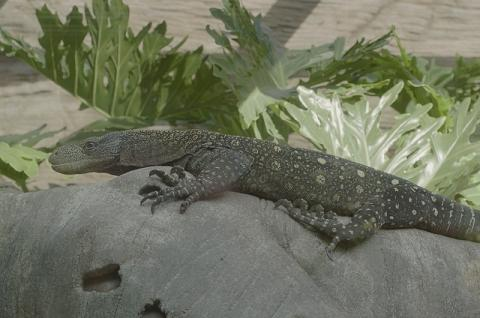
%> input picture allinone/pk2en/ch1.jpg, 480 x 318 px
$ octave direct_compect_promap.m   (GNU Octave 9; MATLAB toolbox functions it lacks are replaced by stand-ins)
%> lines starting %> are read from the running program, lines starting %| are printed output that depends on the picture
### allinone/pk2en/promap.m
 % Assume we Have 8 bit images
 function P=promap(a)
 %a=imread('ch1.jpg');
 %a=imread('ch.jpg');
 sz=size(a);
 if size(a,3)~=1
     a=rgb2gray(a);
 end
 P=zeros(size(a));
 total=sz(1)*sz(2);
 if isinteger(a)==0
     a=a.*255;
     a=uint8(a);
 end
 %a=double(a)/255;
 [c,x]=imhist(a);
 %figure;imshow(a);
 %figure;imhist(a)
 for i=1:sz(1)
     for j=1:sz(2)
         k=a(i,j);
         P(i,j)=1-(c(k+1)/total);
     end
 end
 % [5 lines of commented-out code are left out]
 end

### allinone/calmatcxcsum.m
function [cfinal,col,value] = calmatcxcsum(ga,q)
sz=size(ga);

ca=zeros(sz(1),sz(2));
for j=1:sz(2)
    ca(1,j)=ga(1,j);
end
%imshow(b);

for i=2:sz(1)
    for j=1:sz(2)
        if j==1
            ca(i,j)=ga(i,j)+min([ca(i-1,j),ca(i-1,j+1)]);

        elseif j==sz(2)
            ca(i,j)=ga(i,j)+min([ca(i-1,j-1),ca(i-1,j)]);

        else
            ca(i,j)=ga(i,j)+min([ca(i-1,j-1),ca(i-1,j),ca(i-1,j+1)]);

        end
    end
end

sz=size(ca);

for j=1:sz(2)
    mva(j)=ca(sz(1),j);
    mca(j)=j;
end

t=0;
for i=1:sz(2)
    for j=1:sz(2)-1
        if mva(j)>mva(j+1)
            t=mva(j);
            mva(j)=mva(j+1);
            mva(j+1)=t;
            t=mca(j);
            mca(j)=mca(j+1);
            mca(j+1)=t;
        end
    end
end

col=mca(q);
value=mva(q)/sz(1);
cfinal=ca;

### allinone/pk2en/direct_compect_promap.m
%clear all
%I = load_images('h');
R=imread('ch1.jpg');
%> R is the input picture: size 318x480x3 uint8; mean R, G, B 112.6, 116.1, 97
sz=size(R);
%> sz = [318 480 3]
ppp=0;
qqq=5;
%showinputfigures(I);

Z=zeros(sz(1)-ppp,sz(2)-qqq,sz(3));

% [18 lines of commented-out code are left out]
L=R;
imwrite(L,'ch.jpg','jpg');
%L= R(:,:,1)+R(:,:,2)+R(:,:,3);

a1=R(:,:,1);
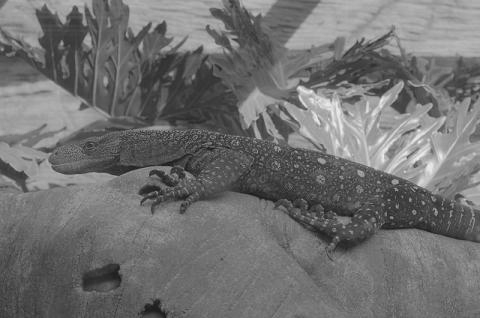
%> a1: size 318x480 uint8; min 22, max 241, mean 112.6
b1=R(:,:,2);
c1=R(:,:,3);
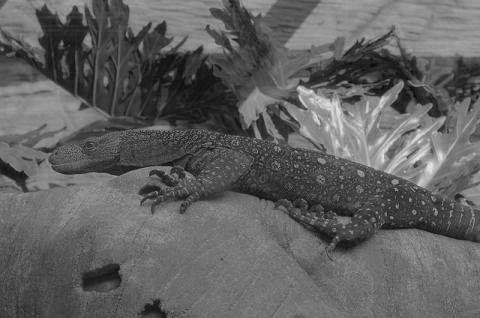
%> c1: size 318x480 uint8; min 7, max 231, mean 97

% [KK1 KK2 KK3]=avgenergy3(a1,b1,c1);
% intensityin=[KK1 KK2 KK3];


p=0;
q=0;

 while p<ppp && q<qqq
 [ga]=gradcsum(L);
 [cy,row,minvr]=calmatcycsum(ga);
 [cx,col,minvc]=calmatcxcsum(ga);

 if minvc<minvr
          [L,a1,b1,c1]=seamwcsum(L,a1,b1,c1,cx,col);

     q=q+1;
 else
          [L,a1,b1,c1]=seamlcsum(L,a1,b1,c1,cy,row);

     p=p+1;
 end
 end
%> after the loop, p = 0; q = 0

 if p<ppp
     while p~=ppp
 [ga]=gradcsum(L);
 [cy,row]=calmatcycsum(ga);

          [L,a1,b1,c1]=seamlcsum(L,a1,b1,c1,cy,row);

     p=p+1;
     end
 end
 if q<qqq
     while q~=qqq
            L=imread('ch.jpg');
            [ga]=promap(L);
%> in promap, `[c,x]=imhist(a);`: c = 256 values, max 2384 at index 118, min 0 at index 1, mean 596.2; x = 256 values from 0 to 255
            %sg=size(ga);
            %ga(:,1:2)=1; ga(:,sg(2)-2:sg(2))=1;
            [cx,col]=calmatcxcsum(ga);
%> after the loop in calmatcxcsum, `for j=1:sz(2)`:
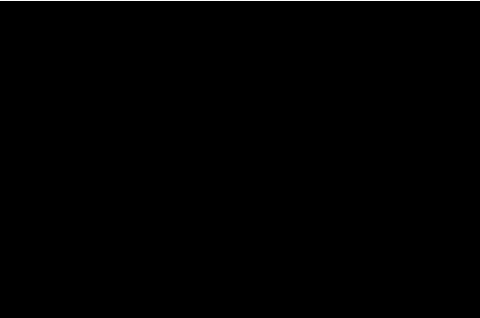
%> ca: size 318x480 double; min 0, max 0.999, mean 0.00312
%> after the loop in calmatcxcsum, `for i=2:sz(1)`:
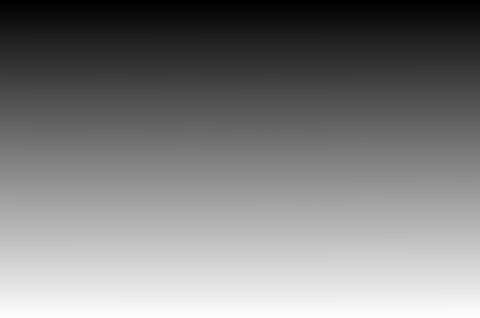
%> ca: size 318x480 double; min 0.985, max 314.3, mean 157.6; drawn with min black and max white
%> after the loop in calmatcxcsum, `for j=1:sz(2)`: mca = 480 values from 1 to 480; mva = 480 values, max 314.3 at index 480, min 313.8 at index 206, mean 314
%> after the loop in calmatcxcsum, `for i=1:sz(2)`: mca = 480 values, max 480 at index 480, min 1 at index 444, mean 240.5; mva = 480 values from 313.8 to 314.3; t = 241
%> the run ends on the next line
